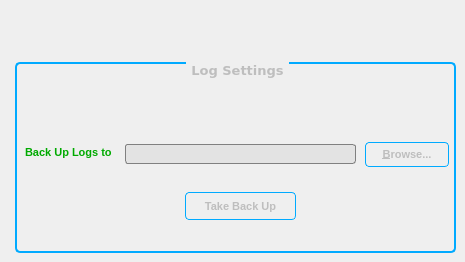
   <widget class="QWidget" name="logPage">
    <widget class="QGroupBox" name="logGB">
     <property name="enabled">
      <bool>false</bool>
     </property>
     <property name="geometry">
      <rect>
       <x>15</x>
       <y>62</y>
       <width>441</width>
       <height>191</height>
      </rect>
     </property>
     <property name="font">
      <font>
       <family>Verdana</family>
       <pointsize>10</pointsize>
       <weight>75</weight>
       <bold>true</bold>
      </font>
     </property>
     <property name="styleSheet">
      <string notr="true">QGroupBox {

     background-color: qlineargradient(x1: 0, y1: 0, x2: 0, y2: 1,
                                       stop: 0 #FFFFFF, stop: 1 #E0E0E0);
     border: 2px solid #00AAFF;
     border-radius: 5px;
     margin-top: 1ex; /* leave space at the top for the title */
 }

 QGroupBox::title {
     subcontrol-origin: margin;
     subcontrol-position: top center; /* position at the top center */
     padding: 0 3px;
     
 }</string>
     </property>
     <property name="title">
      <string>Log Settings</string>
     </property>
     <widget class="QLabel" name="label_3">
      <property name="enabled">
       <bool>false</bool>
      </property>
      <property name="geometry">
       <rect>
        <x>10</x>
        <y>84</y>
        <width>89</width>
        <height>13</height>
       </rect>
      </property>
      <property name="font">
       <font>
        <weight>50</weight>
        <bold>false</bold>
       </font>
      </property>
      <property name="text">
       <string>&lt;!DOCTYPE HTML PUBLIC &quot;-//W3C//DTD HTML 4.0//EN&quot; &quot;http://www.w3.org/TR/REC-html40/strict.dtd&quot;&gt;
&lt;html&gt;&lt;head&gt;&lt;meta name=&quot;qrichtext&quot; content=&quot;1&quot; /&gt;&lt;style type=&quot;text/css&quot;&gt;
p, li { white-space: pre-wrap; }
&lt;/style&gt;&lt;/head&gt;&lt;body style=&quot; font-family:'MS Shell Dlg 2'; font-size:8.25pt; font-weight:400; font-style:normal;&quot;&gt;
&lt;p style=&quot; margin-top:0px; margin-bottom:0px; margin-left:0px; margin-right:0px; -qt-block-indent:0; text-indent:0px;&quot;&gt;&lt;span style=&quot; font-size:8pt; font-weight:600; color:#00aa00;&quot;&gt;Back Up Logs to&lt;/span&gt;&lt;/p&gt;&lt;/body&gt;&lt;/html&gt;</string>
      </property>
      <property name="buddy">
       <cstring>logPathLE</cstring>
      </property>
     </widget>
     <widget class="QLineEdit" name="logPathLE">
      <property name="geometry">
       <rect>
        <x>110</x>
        <y>82</y>
        <width>231</width>
        <height>20</height>
       </rect>
      </property>
      <property name="focusPolicy">
       <enum>Qt::StrongFocus</enum>
      </property>
      <property name="toolTip">
       <string>give the path where you want to store log files</string>
      </property>
      <property name="layoutDirection">
       <enum>Qt::LeftToRight</enum>
      </property>
      <property name="autoFillBackground">
       <bool>false</bool>
      </property>
      <property name="styleSheet">
       <string notr="true">QLineEdit:disabled

{
background-color: rgb(227, 227, 227);
border:1px solid gray;
border-radius:3px;
}

QLineEdit:enabled
{
border:1px solid#00AAff;
border-radius:3px;
}</string>
      </property>
      <property name="locale">
       <locale language="Telugu" country="India"/>
      </property>
      <property name="text">
       <string/>
      </property>
      <property name="frame">
       <bool>true</bool>
      </property>
      <property name="echoMode">
       <enum>QLineEdit::Normal</enum>
      </property>
     </widget>
     <widget class="QPushButton" name="browseButton">
      <property name="geometry">
       <rect>
        <x>350</x>
        <y>80</y>
        <width>84</width>
        <height>25</height>
       </rect>
      </property>
      <property name="font">
       <font>
        <pointsize>8</pointsize>
        <weight>75</weight>
        <bold>true</bold>
       </font>
      </property>
      <property name="styleSheet">
       <string notr="true">QPushButton { 
border: 1px solid #00AAFF;
border-radius: 4px;
background-color: qlineargradient(x1: 0, y1: 0, x2: 0, y2: 1,
stop: 0 #f6f7fa, stop: 1 #dadbde);
min-width: 80px;
}

QPushButton:hover { border: 2px solid #33CC00; 
color: rgb(255, 0, 0);}

QPushButton:pressed {
background-color: qlineargradient(x1: 0, y1: 0, x2: 0, y2: 1,
stop: 0 #dadbde, stop: 1 #f6f7fa);
}

QPushButton:flat {
border: none; /* no border for a flat push button */
}

QPushButton:default {
border-color: navy; /* make the default button prominent */
}</string>
      </property>
      <property name="text">
       <string>&amp;Browse...</string>
      </property>
      <property name="default">
       <bool>false</bool>
      </property>
     </widget>
     <widget class="QPushButton" name="backupButton">
      <property name="geometry">
       <rect>
        <x>170</x>
        <y>130</y>
        <width>111</width>
        <height>28</height>
       </rect>
      </property>
      <property name="font">
       <font>
        <pointsize>8</pointsize>
        <weight>75</weight>
        <bold>true</bold>
       </font>
      </property>
      <property name="styleSheet">
       <string notr="true">QPushButton { 
border: 1px solid #00AAFF;
border-radius: 4px;
background-color: qlineargradient(x1: 0, y1: 0, x2: 0, y2: 1,
stop: 0 #f6f7fa, stop: 1 #dadbde);
min-width: 80px;
}

QPushButton:hover { border: 2px solid #33CC00; 
color: rgb(255, 0, 0);}

QPushButton:pressed {
background-color: qlineargradient(x1: 0, y1: 0, x2: 0, y2: 1,
stop: 0 #dadbde, stop: 1 #f6f7fa);
}

QPushButton:flat {
border: none; /* no border for a flat push button */
}

QPushButton:default {
border-color: navy; /* make the default button prominent */
}</string>
      </property>
      <property name="text">
       <string>Take Back Up</string>
      </property>
      <property name="default">
       <bool>false</bool>
      </property>
     </widget>
     <widget class="QLabel" name="label_8">
      <property name="enabled">
       <bool>false</bool>
      </property>
      <property name="geometry">
       <rect>
        <x>10</x>
        <y>10</y>
        <width>61</width>
        <height>64</height>
       </rect>
      </property>
      <property name="minimumSize">
       <size>
        <width>61</width>
        <height>64</height>
       </size>
      </property>
      <property name="maximumSize">
       <size>
        <width>61</width>
        <height>64</height>
       </size>
      </property>
      <property name="styleSheet">
       <string notr="true">background-image: url(:/images/vista-backup-icon.jpg);</string>
      </property>
      <property name="text">
       <string>&lt;!DOCTYPE HTML PUBLIC &quot;-//W3C//DTD HTML 4.0//EN&quot; &quot;http://www.w3.org/TR/REC-html40/strict.dtd&quot;&gt;
&lt;html&gt;&lt;head&gt;&lt;meta name=&quot;qrichtext&quot; content=&quot;1&quot; /&gt;&lt;style type=&quot;text/css&quot;&gt;
p, li { white-space: pre-wrap; }
&lt;/style&gt;&lt;/head&gt;&lt;body style=&quot; font-family:'MS Shell Dlg 2'; font-size:8.25pt; font-weight:400; font-style:normal;&quot;&gt;
&lt;p style=&quot; margin-top:0px; margin-bottom:0px; margin-left:0px; margin-right:0px; -qt-block-indent:0; text-indent:0px;&quot;&gt;&lt;img src=&quot;:/Images/backup_icon.jpg&quot; /&gt;&lt;/p&gt;&lt;/body&gt;&lt;/html&gt;</string>
      </property>
      <property name="scaledContents">
       <bool>true</bool>
      </property>
      <property name="buddy">
       <cstring>logPathLE</cstring>
      </property>
     </widget>
    </widget>
   </widget>
